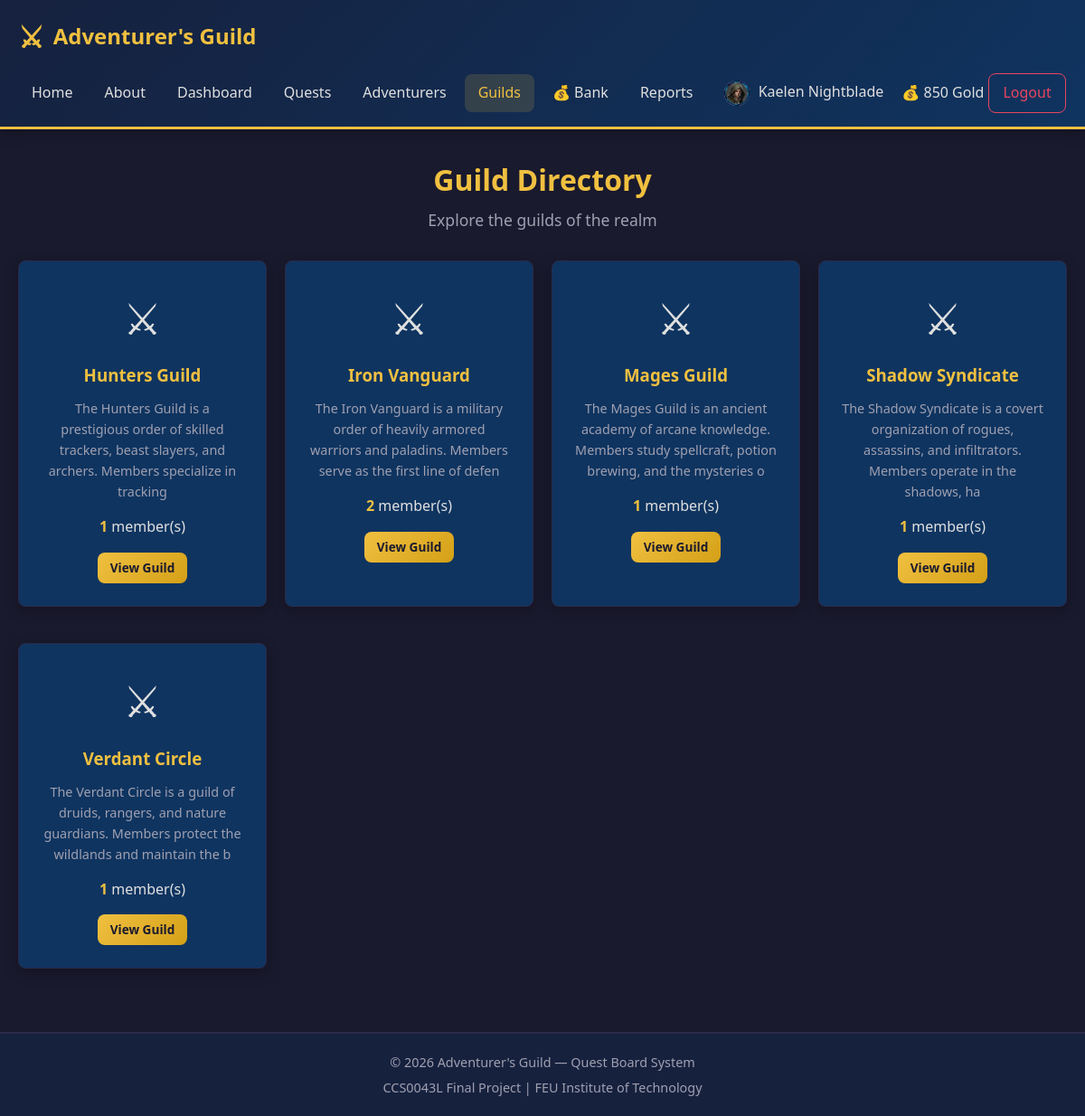
/guilds.php (signed in), run on the app's committed database.
### tables this page shows
CREATE TABLE IF NOT EXISTS wallets (
    wallet_id INT AUTO_INCREMENT PRIMARY KEY,
    user_id INT NOT NULL UNIQUE,
    balance DECIMAL(12, 2) NOT NULL DEFAULT 100.00,
    created_at TIMESTAMP DEFAULT CURRENT_TIMESTAMP,
    FOREIGN KEY (user_id) REFERENCES users(user_id) ON DELETE CASCADE
);

CREATE TABLE IF NOT EXISTS guilds (
    guild_id INT AUTO_INCREMENT PRIMARY KEY,
    guild_name VARCHAR(100) NOT NULL UNIQUE,
    guild_description TEXT NULL,
    guild_color VARCHAR(7) NULL DEFAULT '#c8b061',
    created_at TIMESTAMP DEFAULT CURRENT_TIMESTAMP
);

### includes/functions.php (called while the page is built, shortened)
<?php
function getWalletBalance($conn, $userId) {
    $stmt = $conn->prepare("SELECT balance FROM wallets WHERE user_id = ?");
    $stmt->bind_param("i", $userId);
    $stmt->execute();
    $result = $stmt->get_result();
    $wallet = $result->fetch_assoc();
    return $wallet;
}
function formatGold($amount) {
    return number_format($amount, 0) . " Gold";
}
function getUserAvatar($userId) {
    $avatarDir = UPLOAD_DIR . 'avatars/';
    $files = glob($avatarDir . 'user_' . $userId . '_*');
    if (!empty($files)) {
        return basename($files[0]);
    }
    return null;
}
?>

### guilds.php (the view, shortened to what this page needs)
<?php
require_once __DIR__ . '/includes/auth_check.php';
require_once __DIR__ . '/includes/functions.php';
$conn = getConnection();
$result = $conn->query("
    SELECT g.*, COUNT(u.user_id) AS member_count
    FROM guilds g
    LEFT JOIN users u ON g.guild_id = u.guild_id
    GROUP BY g.guild_id
    ORDER BY g.guild_name ASC
");
$guilds = $result->fetch_all(MYSQLI_ASSOC);
$selectedGuild = null;
$guildMembers = array();
$guildQuests = array();
?>
<?php include_once __DIR__ . '/includes/header.php'; ?>
<div class="container">
    <h1 class="page-title">Guild Directory</h1>
    <p class="page-subtitle">Explore the guilds of the realm</p>
    <?php if ($selectedGuild): ?>
        <a href="guilds.php" class="back-link">&larr; Back to Guilds</a>
        <div style="text-align: center; padding: 20px; margin-bottom: 20px; background: linear-gradient(135deg, rgba(200, 176, 97, 0.1), rgba(200, 176, 97, 0.05)); border: 1px solid var(--color-gold); border-radius: 8px;">
            <h2 style="color: var(--color-gold); font-size: 2rem; margin-bottom: 5px;"><?php echo htmlspecialchars($selectedGuild['guild_name']); ?></h2>
            <p style="color: var(--color-text-muted);"><?php echo htmlspecialchars($selectedGuild['guild_description'] ?? 'No description available.'); ?></p>
            <p style="color: var(--color-gold); margin-top: 10px;"><strong><?php echo count($guildMembers); ?> member(s)</strong></p>
        </div>
        <div class="grid-2">
            <div class="card">
                <h2 class="card-title">Guild Members</h2>
                <?php if (!empty($guildMembers)): ?>
                    <div class="table-container">
                        <table>
                            <thead>
                                <tr>
                                    <th>Name</th>
                                    <th>Class</th>
                                    <th>Level</th>
                                    <th>Role</th>
                                </tr>
                            </thead>
                            <tbody>
                                <?php foreach ($guildMembers as $member): ?>
                                    <tr>
                                        <td>
                                            <a href="profile.php?id=<?php echo $member['user_id']; ?>" class="action-link">
                                                <strong><?php echo htmlspecialchars($member['full_name']); ?></strong>
                                            </a>
                                            <br><small style="color: var(--color-text-muted);">@<?php echo htmlspecialchars($member['username']); ?></small>
                                        </td>
                                        <td><?php echo htmlspecialchars($member['class'] ?? 'N/A'); ?></td>
                                        <td><?php echo $member['level']; ?></td>
                                        <td>
                                            <?php
                                            if ($member['role'] === 'guild_master') {
                                                echo '<span class="badge badge-legendary">Guild Master</span>';
                                            } else {
                                                echo '<span class="badge badge-easy">Adventurer</span>';
                                            }
                                            ?>
                                        </td>
                                    </tr>
                                <?php endforeach; ?>
                            </tbody>
                        </table>
                    </div>
                <?php else: ?>
                    <p style="color: var(--color-text-muted);">No members yet.</p>
                <?php endif; ?>
            </div>
            <div class="card">
                <h2 class="card-title">Guild Quests</h2>
                <?php if (!empty($guildQuests)): ?>
                    <div class="table-container">
                        <table>
                            <thead>
                                <tr>
                                    <th>Quest</th>
                                    <th>Difficulty</th>
                                    <th>Status</th>
                                </tr>
                            </thead>
                            <tbody>
                                <?php foreach ($guildQuests as $quest): ?>
                                    <tr>
                                        <td>
                                            <strong><?php echo htmlspecialchars($quest['title']); ?></strong>
                                            <br><small style="color: var(--color-text-muted);">By <?php echo htmlspecialchars($quest['created_by_name'] ?? 'Unknown'); ?></small>
                                            <?php if ($quest['assigned_to_name']): ?>
                                                <br><small style="color: var(--color-text-muted);">Assigned: <?php echo htmlspecialchars($quest['assigned_to_name']); ?></small>
                                            <?php endif; ?>
                                        </td>
                                        <td><?php echo getDifficultyBadge($quest['difficulty']); ?></td>
                                        <td><?php echo getStatusBadge($quest['status']); ?></td>
                                    </tr>
                                <?php endforeach; ?>
                            </tbody>
                        </table>
                    </div>
                <?php else: ?>
                    <p style="color: var(--color-text-muted);">No quests from this guild yet.</p>
                <?php endif; ?>
            </div>
        </div>
    <?php else: ?>
        <?php if (!empty($guilds)): ?>
            <div class="grid-3">
                <?php foreach ($guilds as $guild): ?>
                    <div class="card" style="text-align: center;">
                        <div style="font-size: 3rem; margin-bottom: 10px;">&#9876;</div>
                        <h3 style="color: var(--color-gold); margin-bottom: 10px;"><?php echo htmlspecialchars($guild['guild_name']); ?></h3>
                        <p style="color: var(--color-text-muted); font-size: 0.9rem; margin-bottom: 15px;">
                            <?php echo htmlspecialchars(substr($guild['guild_description'] ?? 'No description available.', 0, 120)); ?>
                        </p>
                        <p style="margin-bottom: 15px;">
                            <strong style="color: var(--color-gold);"><?php echo $guild['member_count']; ?></strong> member(s)
                        </p>
                        <a href="guilds.php?id=<?php echo $guild['guild_id']; ?>" class="btn btn-primary btn-sm">View Guild</a>
                    </div>
                <?php endforeach; ?>
            </div>
        <?php endif; ?>
    <?php endif; ?>
</div>
<?php include_once __DIR__ . '/includes/footer.php'; ?>

### includes/header.php (shortened to what this page needs)
<?php
require_once __DIR__ . '/functions.php';
$isLoggedIn = isset($_SESSION['user_id']);
$walletBalance = null;
if ($isLoggedIn) {
    $conn = getConnection();
    $wallet = getWalletBalance($conn, $_SESSION['user_id']);
    $walletBalance = $wallet['balance'] ?? 0;
}
?>
<!DOCTYPE html>
<html lang="en">
<head>
    <link rel="stylesheet" href="css/style.css">
</head>
<body>
    <header class="main-header">
        <div class="container">
            <div class="header-content">
                <a href="index.php" class="logo">
                    <span class="logo-icon">&#9876;</span>
                    <span class="logo-text">Adventurer's Guild</span>
                </a>
                <nav class="main-nav">
                    <a href="index.php" class="nav-link <?php echo basename($_SERVER['PHP_SELF']) === 'index.php' ? 'active' : ''; ?>">Home</a>
                    <a href="about.php" class="nav-link <?php echo basename($_SERVER['PHP_SELF']) === 'about.php' ? 'active' : ''; ?>">About</a>
                    <?php if ($isLoggedIn): ?>
                        <a href="dashboard.php" class="nav-link <?php echo basename($_SERVER['PHP_SELF']) === 'dashboard.php' ? 'active' : ''; ?>">Dashboard</a>
                        <a href="quests.php" class="nav-link <?php echo basename($_SERVER['PHP_SELF']) === 'quests.php' || basename($_SERVER['PHP_SELF']) === 'quest_add.php' || basename($_SERVER['PHP_SELF']) === 'quest_edit.php' ? 'active' : ''; ?>">Quests</a>
                        <a href="adventurers.php" class="nav-link <?php echo basename($_SERVER['PHP_SELF']) === 'adventurers.php' ? 'active' : ''; ?>">Adventurers</a>
                        <a href="guilds.php" class="nav-link <?php echo basename($_SERVER['PHP_SELF']) === 'guilds.php' || basename($_SERVER['PHP_SELF']) === 'guild_detail.php' ? 'active' : ''; ?>">Guilds</a>
                        <a href="bank.php" class="nav-link <?php echo basename($_SERVER['PHP_SELF']) === 'bank.php' ? 'active' : ''; ?>">&#128176; Bank</a>
                        <a href="reports.php" class="nav-link <?php echo basename($_SERVER['PHP_SELF']) === 'reports.php' ? 'active' : ''; ?>">Reports</a>
                        <?php
                        $userAvatar = getUserAvatar($_SESSION['user_id']);
                        ?>
                        <a href="profile.php" class="nav-link <?php echo basename($_SERVER['PHP_SELF']) === 'profile.php' ? 'active' : ''; ?>">
                            <?php if ($userAvatar): ?>
                                <img src="uploads/avatars/<?php echo htmlspecialchars($userAvatar); ?>" alt="Avatar" style="width: 28px; height: 28px; border-radius: 50%; object-fit: cover; margin-right: 5px; vertical-align: middle;">
                            <?php endif; ?>
                            <?php echo htmlspecialchars($_SESSION['full_name']); ?>
                        </a>
                        <div class="wallet-display" title="Gold Balance">
                            &#128176; <?php echo formatGold($walletBalance); ?>
                        </div>
                        <a href="logout.php" class="nav-link btn-logout">Logout</a>
                    <?php else: ?>
                        <a href="login.php" class="nav-link <?php echo basename($_SERVER['PHP_SELF']) === 'login.php' ? 'active' : ''; ?>">Login</a>
                        <a href="register.php" class="nav-link btn-register <?php echo basename($_SERVER['PHP_SELF']) === 'register.php' ? 'active' : ''; ?>">Register</a>
                    <?php endif; ?>
                </nav>
            </div>
        </div>
    </header>
    <main class="main-content">

### css/style.css (style rules this page uses)
:root { --color-bg: #1a1a2e; --color-bg-secondary: #16213e; --color-bg-card: #0f3460; --color-accent: #e94560; --color-accent-hover: #ff6b81; --color-gold: #f0c040; --color-gold-hover: #ffd166; --color-text: #e0e0e0; --color-text-muted: #a0a0b0; --color-success: #4ecca3; --color-error: #e94560; --color-border: #2a2a4a; --color-badge-easy: #4ecca3; --color-badge-medium: #f0c040; --color-badge-hard: #e94560; --color-badge-legendary: #9b59b6; --font-primary: 'Segoe UI', Tahoma, Geneva, Verdana, sans-serif; --shadow: 0 4px 15px rgba(0, 0, 0, 0.3); --radius: 8px; }
*, *::before, *::after { margin: 0; padding: 0; box-sizing: border-box; }
body { font-family: var(--font-primary); background-color: var(--color-bg); color: var(--color-text); line-height: 1.6; min-height: 100vh; }
a { text-decoration: none; color: var(--color-gold); transition: color 0.3s ease; }
.container { max-width: 1200px; margin: 0 auto; padding: 0 20px; }
.main-header { background: linear-gradient(135deg, var(--color-bg-secondary), var(--color-bg-card)); border-bottom: 3px solid var(--color-gold); padding: 15px 0; position: sticky; top: 0; z-index: 1000; box-shadow: var(--shadow); }
.header-content { display: flex; align-items: center; justify-content: space-between; flex-wrap: wrap; gap: 15px; }
.logo { display: flex; align-items: center; gap: 10px; font-size: 1.5rem; font-weight: bold; color: var(--color-gold); }
.logo-icon { font-size: 2rem; }
.main-nav { display: flex; align-items: center; gap: 5px; flex-wrap: wrap; }
.nav-link { padding: 8px 15px; border-radius: var(--radius); color: var(--color-text); font-weight: 500; transition: all 0.3s ease; white-space: nowrap; }
.nav-link:hover, .nav-link.active { background-color: rgba(240, 192, 64, 0.15); color: var(--color-gold); }
.btn-logout { color: var(--color-error); border: 1px solid var(--color-error); }
.main-content { min-height: calc(100vh - 160px); padding: 30px 0; }
.page-title { font-size: 2rem; color: var(--color-gold); margin-bottom: 5px; text-align: center; }
.page-subtitle { text-align: center; color: var(--color-text-muted); margin-bottom: 30px; font-size: 1.1rem; }
.card { background: var(--color-bg-card); border: 1px solid var(--color-border); border-radius: var(--radius); padding: 25px; margin-bottom: 20px; box-shadow: var(--shadow); transition: transform 0.3s ease, box-shadow 0.3s ease; }
.btn { display: inline-block; padding: 12px 25px; border: none; border-radius: var(--radius); font-size: 1rem; font-weight: 600; cursor: pointer; transition: all 0.3s ease; text-align: center; }
.btn-primary { background: linear-gradient(135deg, var(--color-gold), #d4a017); color: var(--color-bg); }
.btn-sm { padding: 6px 14px; font-size: 0.85rem; }
.grid-3 { display: grid; grid-template-columns: repeat(auto-fit, minmax(250px, 1fr)); gap: 20px; margin-bottom: 20px; }

### data on the page
wallets: balance "850 Gold"
guilds: guild_name "Hunters Guild", guild_description "The Hunters Guild is a prestigious order of skilled trackers, beast slayers, and archers. Members specialize in tracking", member_count "1"
guilds: guild_name "Iron Vanguard", guild_description "The Iron Vanguard is a military order of heavily armored warriors and paladins. Members serve as the first line of defen", member_count "2"
guilds: guild_name "Mages Guild", guild_description "The Mages Guild is an ancient academy of arcane knowledge. Members study spellcraft, potion brewing, and the mysteries o", member_count "1"
guilds: guild_name "Shadow Syndicate", guild_description "The Shadow Syndicate is a covert organization of rogues, assassins, and infiltrators. Members operate in the shadows, ha", member_count "1"
guilds: guild_name "Verdant Circle", guild_description "The Verdant Circle is a guild of druids, rangers, and nature guardians. Members protect the wildlands and maintain the b", member_count "1"

### other printed values
$_SESSION['full_name'] "Kaelen Nightblade"
